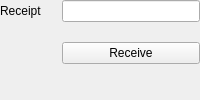
              <widget class="QWidget" name="blindPage4">
               <layout class="QFormLayout" name="formLayout_9">
                <property name="fieldGrowthPolicy">
                 <enum>QFormLayout::AllNonFixedFieldsGrow</enum>
                </property>
                <property name="horizontalSpacing">
                 <number>20</number>
                </property>
                <property name="verticalSpacing">
                 <number>20</number>
                </property>
                <property name="leftMargin">
                 <number>0</number>
                </property>
                <property name="topMargin">
                 <number>0</number>
                </property>
                <property name="rightMargin">
                 <number>0</number>
                </property>
                <property name="bottomMargin">
                 <number>0</number>
                </property>
                <item row="0" column="1">
                 <widget class="QLineEdit" name="blindReceipt">
                  <property name="baseSize">
                   <size>
                    <width>0</width>
                    <height>20</height>
                   </size>
                  </property>
                  <property name="placeholderText">
                   <string/>
                  </property>
                 </widget>
                </item>
                <item row="1" column="1">
                 <widget class="QPushButton" name="blindReceive">
                  <property name="text">
                   <string>Receive</string>
                  </property>
                 </widget>
                </item>
                <item row="0" column="0">
                 <widget class="QLabel" name="label_42">
                  <property name="text">
                   <string>Receipt</string>
                  </property>
                 </widget>
                </item>
               </layout>
              </widget>
